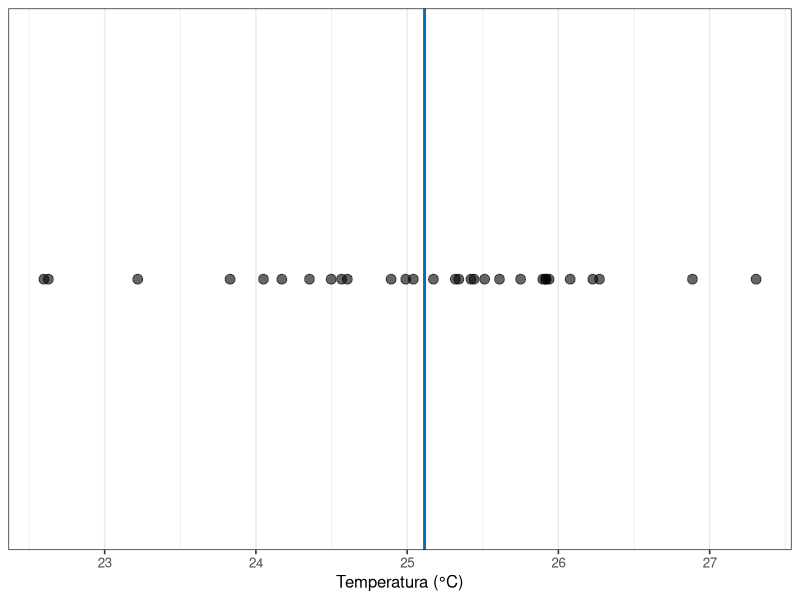
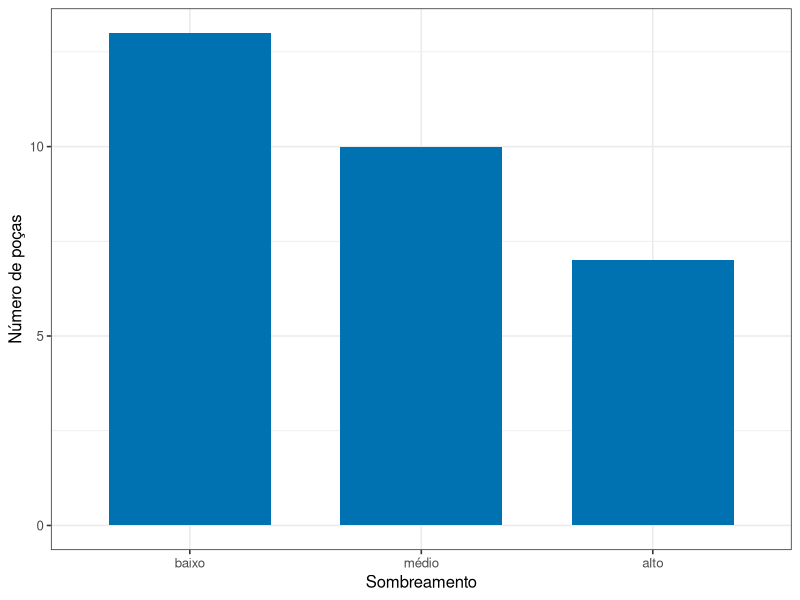
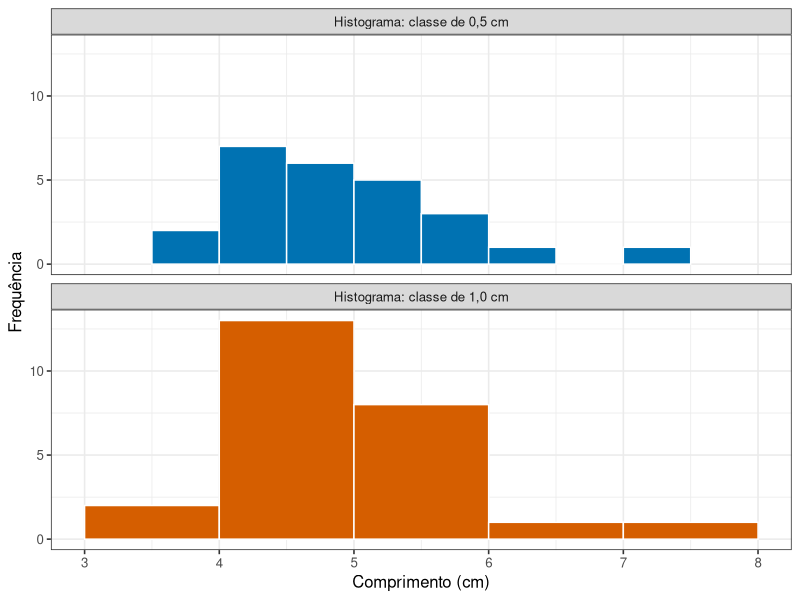
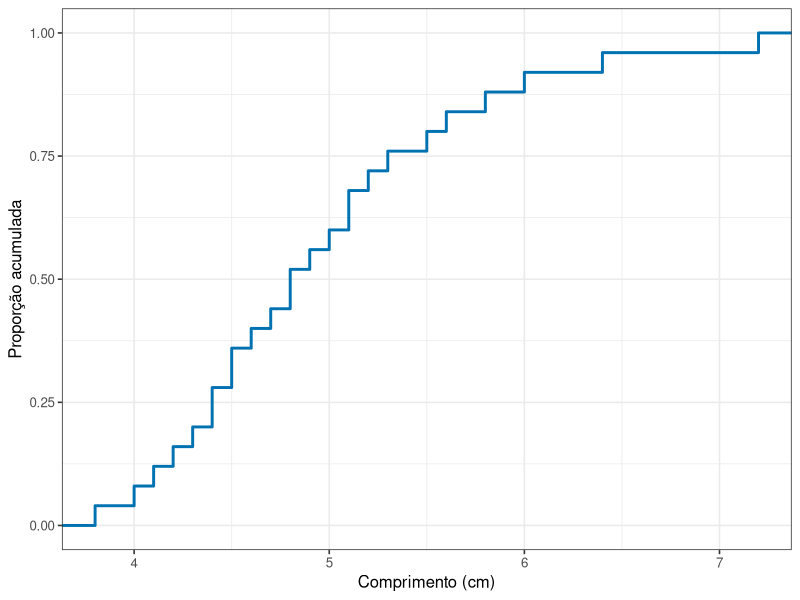
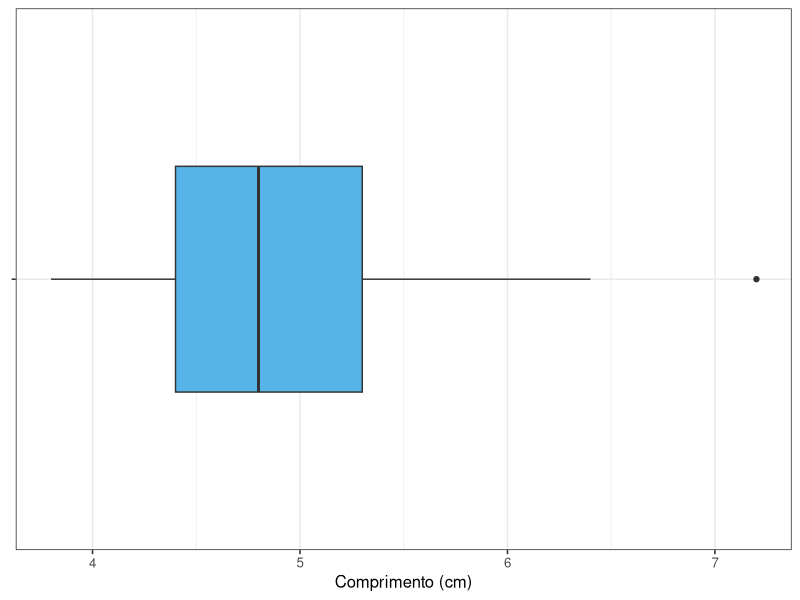

Write R code to recreate these figures, in order.
## ---- chunk 1
#| include: false
library(tidyverse)
theme_set(theme_bw(base_size = 12))
## ---- chunk 2
#| echo: false
#| label: tbl-pread01-pocas
tibble(
  poca = c(1, 2, 3, 4, 5),
  temperatura = c(25.4, 25.9, 24.8, 26.3, 25.1),
  profundidade = c(12, 8, 20, 6, 15),
  sombreamento = c("baixo", "baixo", "alto", "baixo", "médio")
) |>
  knitr::kable(
    col.names = c("Poça", "Temperatura (°C)", "Profundidade (cm)", "Sombreamento"),
    caption = "Cinco poças de maré: cada linha é uma poça, cada coluna é uma característica medida."
  )
## ---- chunk 3
#| code-fold: true
#| code-summary: "Ver dados e código da figura"
#| label: fig-pread01-variacao-espalhamento
#| fig-cap: "Temperatura medida em trinta poças de maré. A linha marca a média das trinta medidas."
#| fig-alt: "Gráfico de pontos mostrando trinta valores de temperatura espalhados ao longo do eixo, com uma linha vertical marcando a média das trinta medidas. A maioria dos pontos fica próxima da linha e poucos ficam nas extremidades."
#| fig-height: 3.2

library(tidyverse)

pocas <- tibble(
  poca = 1:30,
  temperatura = rnorm(30, mean = 25.5, sd = 1.1)
)

ggplot(pocas, aes(x = temperatura, y = 0)) +
  geom_vline(xintercept = mean(pocas$temperatura), linewidth = 1, colour = "#0072B2") +
  geom_point(size = 3, alpha = 0.6) +
  labs(x = "Temperatura (°C)", y = NULL) +
  scale_y_continuous(breaks = NULL)
## ---- chunk 4
#| code-fold: true
#| code-summary: "Ver os resumos em R"
library(tidyverse)

temperaturas_exemplo <- c(25.4, 25.9, 24.8, 26.3, 25.1)

moda <- function(x) {
  frequencias <- table(x)
  as.numeric(names(frequencias)[frequencias == max(frequencias)])
}

tibble(
  media = mean(temperaturas_exemplo),
  mediana = median(temperaturas_exemplo),
  moda = paste(moda(temperaturas_exemplo), collapse = ", "),
  variancia = var(temperaturas_exemplo),
  desvio_padrao = sd(temperaturas_exemplo),
  coeficiente_variacao = 100 * sd(temperaturas_exemplo) / mean(temperaturas_exemplo),
  minimo = min(temperaturas_exemplo),
  q1 = quantile(temperaturas_exemplo, 0.25),
  q3 = quantile(temperaturas_exemplo, 0.75),
  maximo = max(temperaturas_exemplo)
)
## ---- chunk 5
#| code-fold: true
#| code-summary: "Ver tabela de frequências e gráfico de barras"
#| label: fig-pread01-frequencias-sombra
#| fig-cap: "Frequências do sombreamento em trinta poças. Barras representam categorias, por isso ficam separadas."
#| fig-alt: "Gráfico de barras com as categorias baixo, médio e alto no eixo horizontal e a frequência de poças no vertical."
library(tidyverse)

poças_sombra <- tibble(
  sombra = factor(
    c(rep("baixo", 13), rep("médio", 10), rep("alto", 7)),
    levels = c("baixo", "médio", "alto"),
    ordered = TRUE
  )
)

tabela_sombra <- poças_sombra |>
  count(sombra, name = "frequencia") |>
  mutate(
    proporcao = frequencia / sum(frequencia),
    proporcao_acumulada = cumsum(proporcao)
  )

tabela_sombra

ggplot(tabela_sombra, aes(x = sombra, y = frequencia)) +
  geom_col(fill = "#0072B2", width = 0.7) +
  labs(x = "Sombreamento", y = "Número de poças") +
  theme_bw(base_size = 12)
## ---- chunk 6
#| code-fold: true
#| code-summary: "Ver histogramas, frequência acumulada e boxplot"
#| label: fig-pread01-formas-distribuicao
#| fig-cap: "Três representações dos mesmos comprimentos: histogramas com duas larguras de classe, frequência acumulada e boxplot."
#| fig-alt: "Painéis mostram dois histogramas com resoluções diferentes, uma curva crescente de frequência acumulada e um boxplot horizontal dos mesmos valores."
#| fig-height: 6
library(tidyverse)

comprimentos <- tibble(
  valor = c(3.8, 4.0, 4.1, 4.2, 4.3, 4.4, 4.4, 4.5, 4.5, 4.6,
            4.7, 4.8, 4.8, 4.9, 5.0, 5.1, 5.1, 5.2, 5.3, 5.5,
            5.6, 5.8, 6.0, 6.4, 7.2)
)

histogramas <- bind_rows(
  comprimentos |> mutate(painel = "Histograma: classe de 0,5 cm"),
  comprimentos |> mutate(painel = "Histograma: classe de 1,0 cm")
)

ggplot(histogramas, aes(x = valor)) +
  geom_histogram(
    data = filter(histogramas, painel == "Histograma: classe de 0,5 cm"),
    binwidth = 0.5, boundary = 0, fill = "#0072B2", colour = "white"
  ) +
  geom_histogram(
    data = filter(histogramas, painel == "Histograma: classe de 1,0 cm"),
    binwidth = 1, boundary = 0, fill = "#D55E00", colour = "white"
  ) +
  facet_wrap(~ painel, ncol = 1) +
  labs(x = "Comprimento (cm)", y = "Frequência") +
  theme_bw(base_size = 12)

ggplot(comprimentos, aes(x = valor)) +
  stat_ecdf(geom = "step", linewidth = 1, colour = "#0072B2") +
  labs(x = "Comprimento (cm)", y = "Proporção acumulada") +
  theme_bw(base_size = 12)

ggplot(comprimentos, aes(x = valor, y = "")) +
  geom_boxplot(fill = "#56B4E9", width = 0.5) +
  labs(x = "Comprimento (cm)", y = NULL) +
  theme_bw(base_size = 12)
